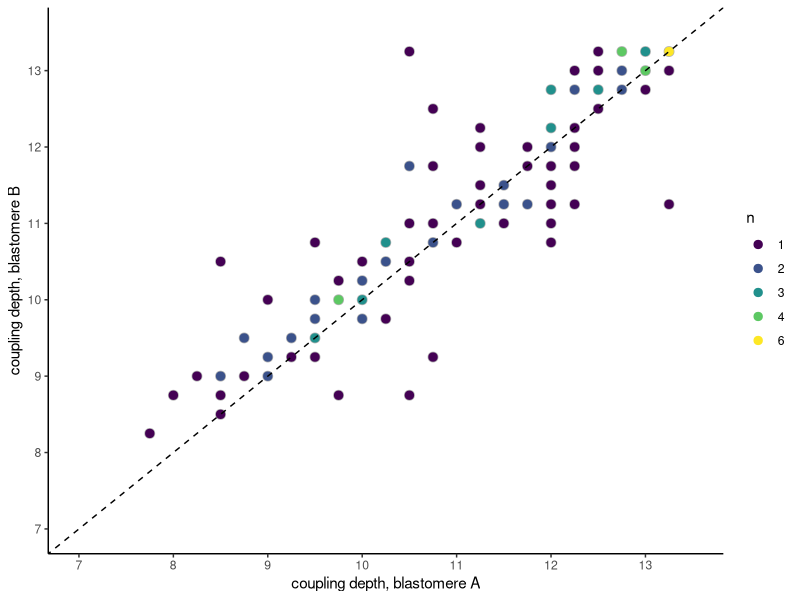

Recreate this plot in R.


############################################################################
### Figure S17. Clade co-occurrence analyses yield consistent patterns 
### when conducted independently on subtrees defined by blastomeres A and B


################################################################################################
### Fig. 17C: Co-occurrence enrichment at recent vs. ancient clade scales is highly reproducible

library(ggplot2)
library(tidyr)
library(dplyr)
library(tidyverse)

dat = read.csv("./figures_data/c18_s8c_k15_vs_k200_AB.csv")

df_A = dat[,c("log2_enr_A_K200", "log2_enr_A_K15", "category")]
colnames(df_A) = c("log2_enr_K200", "log2_enr_K15", "category")
df_A$blastomere = "blastomere_A"

df_B = dat[,c("log2_enr_B_K200", "log2_enr_B_K15", "category")]
colnames(df_B) = c("log2_enr_K200", "log2_enr_K15", "category")
df_B$blastomere = "blastomere_B"

df = rbind(df_A, df_B)

p = ggplot() +
    geom_point(data = df, aes(x = log2_enr_K200, y = log2_enr_K15), color = "grey70", size = 1) +
    geom_point(data = df[df$category != "neither",], aes(x = log2_enr_K200, y = log2_enr_K15), color = "white", size = 2) +
    geom_point(data = df[df$category != "neither",], aes(x = log2_enr_K200, y = log2_enr_K15, color = category), size = 1.5) +
    geom_abline(slope = 1, intercept = 0, linetype = "dashed", color = "black") +
    facet_wrap(~ blastomere, nrow = 1) +
    labs(x = "log2 enrichment, K = 200", y = "log2 enrichment, K = 15", fill = NULL) +
    scale_x_continuous(breaks = seq(-6, 5, by = 2), limits = c(-6, 5)) +
    scale_y_continuous(breaks = seq(-6, 5, by = 2), limits = c(-6, 5)) +
    theme_classic() +
    scale_color_manual(
        values = c(K15_only  = "#F28E2B",
                   K200_only = "#1F77B4",
                   both_K      = "#7A1F5C"))




#######################################################################
### Fig. 17D: For each of the 130 significantly coupled cell-type pairs

library(ggplot2)
library(tidyr)
library(dplyr)
library(viridis)

df = read.csv("./figures_data/figSXa_coupling_depth_AB.csv")

df_count = df %>% group_by(coupling_depth_A_E, coupling_depth_B_E) %>% tally()
df_count$n = factor(df_count$n)

p = ggplot() +
    geom_point(data = df_count, aes(x = coupling_depth_A_E, y = coupling_depth_B_E), color = "grey70", size = 3) +
    geom_point(data = df_count, aes(x = coupling_depth_A_E, y = coupling_depth_B_E, color = n), size = 2.5) +
    geom_abline(slope = 1, intercept = 0, linetype = "dashed", color = "black") +
    labs(x = "coupling depth, blastomere A", y = "coupling depth, blastomere B", fill = NULL) +
    scale_x_continuous(breaks = seq(7, 13, by = 1), limits = c(7, 13.5)) +
    scale_y_continuous(breaks = seq(7, 13, by = 1), limits = c(7, 13.5)) +
    theme_classic() +
    scale_color_viridis(discrete=TRUE) 
